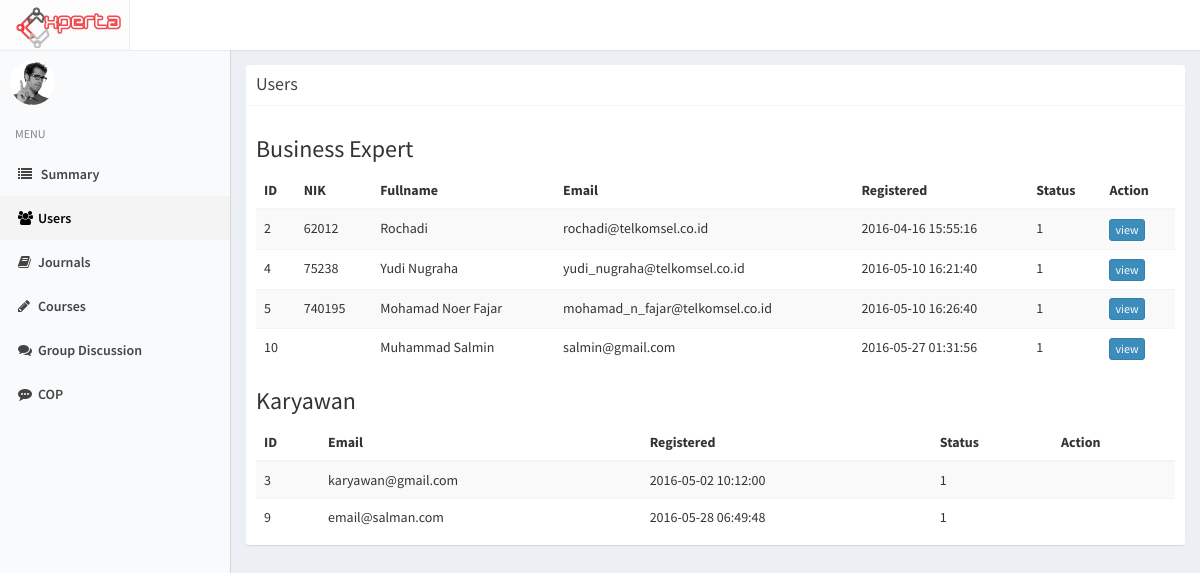
Page /index.php/admin/user on the earlier database version.
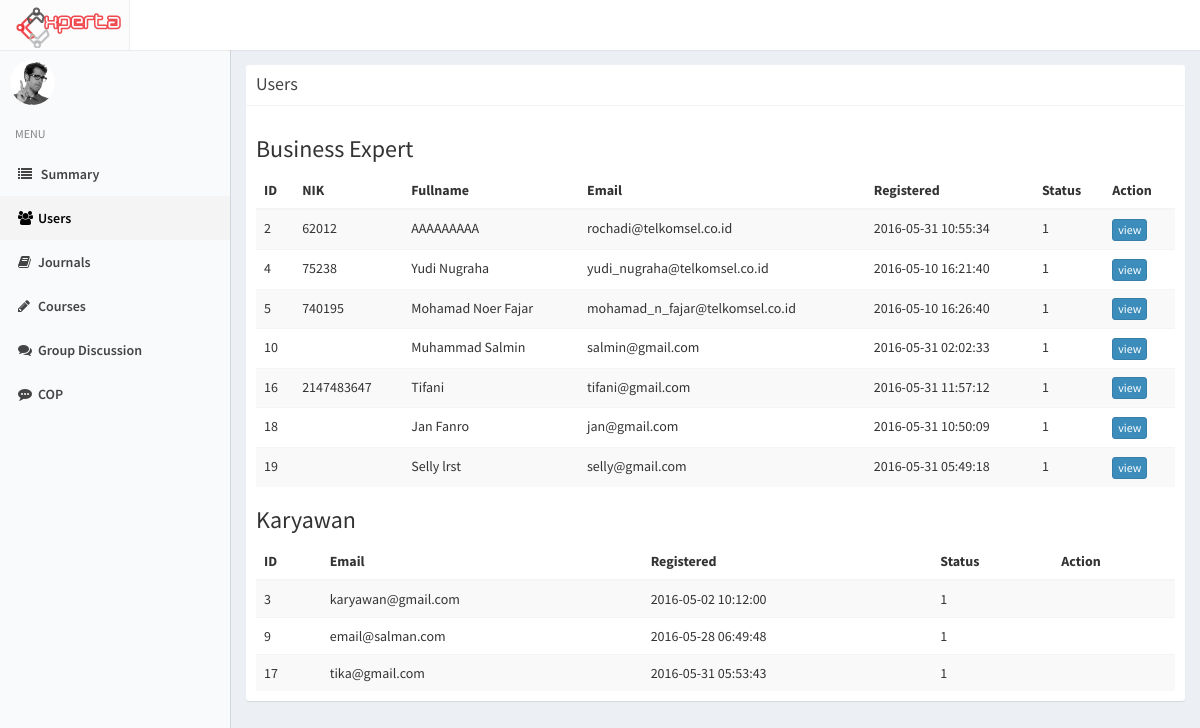
Same page on the later database version.
### tables this page shows
CREATE TABLE `profile` (
  `id_profile` int(11) NOT NULL,
  `NIK` varchar(50) DEFAULT NULL,
  `id_user` int(11) NOT NULL,
  `fullname` varchar(255) NOT NULL,
  `birthdate` date DEFAULT NULL,
  `gender` enum('M','F') DEFAULT NULL,
  `id_expert` int(11) DEFAULT '98',
  `pic` varchar(500) DEFAULT 'default.png',
  `updated_at` timestamp NOT NULL DEFAULT CURRENT_TIMESTAMP ON UPDATE CURRENT_TIMESTAMP,
  `login` int(11) NOT NULL DEFAULT '0'
);

CREATE TABLE `user` (
  `id_user` int(11) NOT NULL,
  `email` varchar(100) NOT NULL,
  `password` varchar(100) NOT NULL,
  `id_level` int(11) NOT NULL,
  `registered_at` timestamp NOT NULL DEFAULT CURRENT_TIMESTAMP ON UPDATE CURRENT_TIMESTAMP,
  `stat` int(11) NOT NULL DEFAULT '1'
);

### application/controllers/Admin.php (called while the page is built, shortened)
<?php
class Admin extends CI_Controller
{
		function __construct(){
			$this->load->model('Admin_model');
		}
		public function user(){
			$data['title'] = "Admin - Users";
			$data['active'][1] = 'active';
			$data['pending'] = $this->Admin_model->getpending();
			$data['exp'] = $this->Admin_model->getexp();
			$data['be'] = $this->Admin_model->getbe();
			$data['karyawan'] = $this->Admin_model->getkaryawan();
			$this->load->view('admin/user',$data);
		}
}

### index.php (called while the page is built, shortened)
<?php
require_once BASEPATH.'core/CodeIgniter.php';

### application/models/Admin_model.php (called while the page is built, shortened)
<?php
class Admin_model extends CI_Model
{
	function getbe(){
		return $this->db->query("SELECT fullname, email, stat, user.id_user, nik, registered_at
			FROM user, profile
			WHERE user.id_user = profile.id_user
				AND user.id_level = 2")->result();
	}
	function getkaryawan(){
		return $this->db->query("SELECT email, registered_at, stat, id_user
			FROM user
			WHERE user.id_level = 3")->result();
	}
}

### application/views/admin/user.php (the view, shortened to what this page needs)
<?php include 'application/views/header.php' ?>
<?php include 'application/views/sidebar.php' ?>
<div class="content-wrapper">
<section class="content col-md-12">
<div class="box box-solid">
                <div class="box-header with-border">
                  <h3 class="box-title">Users</h3>
                </div>
                <div class="box-body">
			<h3>Business Expert</h3>
				<table class="table table-striped" id="datatable">
                    <thead>
                    <tr>
                      <th>ID</th>
                      <th>NIK</th>
                      <th>Fullname</th>
                      <th>Email</th>
                      <th>Registered</th>
                      <th>Status</th>
                      <th>Action</th>
                    </tr>
                    </thead>
                    <tbody>
                  <?php foreach ($be as $data): ?>
                    <tr>
                      <td><?php echo $data->id_user ?></td>
                      <td><?php echo $data->nik ?></td>
                      <td><?php echo $data->fullname ?></td>
                      <td><?php echo $data->email ?></td>
                      <td><?php echo $data->registered_at ?></td>
                      <td><?php echo $data->stat ?></td>
                      <td>
                        <a class="btn btn-xs btn-primary" href="<?php echo site_url('profile/'.$data->id_user) ?>">view</a>
                        </td>
                    </tr>
                  <?php endforeach ?>
                  </tbody>
                  </table>
			<h3>Karyawan</h3>
				<table class="table table-striped" id="datatable">
                    <thead>
                    <tr>
                      <th>ID</th>
                      <th>Email</th>
                      <th>Registered</th>
                      <th>Status</th>
                      <th>Action</th>
                    </tr>
                    </thead>
                    <tbody>
                    <?php foreach ($karyawan as $data): ?>
                      <tr>
                        <td><?php echo $data->id_user ?></td>
                        <td><?php echo $data->email ?></td>
                        <td><?php echo $data->registered_at ?></td>
                        <td><?php echo $data->stat ?></td>
                        <td>
                          </td>
                      </tr>
                    <?php endforeach ?>
                  </tbody>
                  </table>
</div>
</div>
</section>
</div>

### application/views/header.php (shortened to what this page needs)
<!DOCTYPE html>
<html lang="en">
	<head>
		<link rel="stylesheet" type="text/css" href="<?php echo base_url('assets/css/select2.min.css') ?>">
    <link href="<?= base_url('assets/css/bootstrap.min.css') ?>" rel="stylesheet">
    <link rel="stylesheet" href="<?php echo base_url('assets/css/dataTables.bootstrap.css') ?>">
		<link href="<?= base_url('assets/css/font-awesome.min.css') ?>" rel="stylesheet"/>
		<link href="<?= base_url('assets/css/main.css') ?>" rel="stylesheet" type="text/css">
		<link rel="stylesheet" type="text/css" href="<?= base_url('assets/css/AdminLTE.min.css') ?>">
		<link rel="stylesheet" type="text/css" href="<?= base_url('assets/css/skins/skin-black-light.css') ?>">
	</head>
	<body id="myPage" data-spy="scroll" data-target=".navbar" data-offset="50" class="full hold-transition skin-black-light fixed">
		<header class="main-header">
        <a href="<?php echo site_url('') ?>" class="logo">
        	<img class="logo-exp" src="<?php echo base_url('assets/img/Experta-Logo.png') ?>">
        </a>
        <nav class="navbar navbar-static-top" role="navigation">
        </nav>
      </header>

### application/views/sidebar.php (shortened to what this page needs)
<aside class="main-sidebar">
        <section class="sidebar">
          <div class="user-panel">
            <div class="pull-left image">
              <img src="<?php echo base_url('assets/img/user2-160x160.jpg') ?>" class="img-circle" alt="User Image">
            </div>
            <div class="pull-left info">
            </div>
          </div>
          <ul class="sidebar-menu">
            <li class="header">MENU</li>
            <li class="<?php echo @$active[0] ?>"><a href="<?php echo site_url('admin/summary') ?>"><i class="fa fa-list"></i> <span>Summary</span></a></li>
            <li class="<?php echo @$active[1] ?>"><a href="<?php echo site_url('admin/user') ?>"><i class="fa fa-users"></i><span>Users</span></a></li>
            <li class="<?php echo @$active[2] ?>"><a href="<?php echo site_url('admin/journal') ?>"><i class="fa fa-book"></i><span>Journals</span></a></li>
            <li class="<?php echo @$active[3] ?>"><a href="<?php echo site_url('admin/course') ?>"><i class="fa fa-pencil"></i><span>Courses</span></a></li>
            <li class="<?php echo @$active[4] ?>"><a href="<?php echo site_url('admin/discussion') ?>"><i class="fa fa-comments"></i><span>Group Discussion</span></a></li>
            <li class="<?php echo @$active[5] ?>"><a href="<?php echo site_url('admin/cop') ?>"><i class="fa fa-commenting"></i><span>COP</span></a></li>
          </ul>
        </section>
      </aside>

### assets/css/main.css (style rules this page uses)
body { background-color: #ecf0f5; margin-top: 50px; }
.full { background: url('../img/backimg.png') no-repeat center center fixed; -webkit-background-size: cover; -moz-background-size: cover; background-size: cover; -o-background-size: cover; }
.logo { width: 130px !important; }
.logo-exp { margin-bottom: 1px; }
.navbar { margin-left: 130px !important; }
.content-wrapper { margin-top: -50px !important; }

### assets/css/skins/skin-black-light.css (style rules this page uses)
.skin-black-light .main-header { -webkit-box-shadow: 0px 1px 1px rgba(0, 0, 0, 0.05); box-shadow: 0px 1px 1px rgba(0, 0, 0, 0.05); }
.skin-black-light .main-header > .navbar { background-color: #ffffff; }
.skin-black-light .main-header > .logo { background-color: #ffffff; color: #333333; border-bottom: 0 solid transparent; border-right: 1px solid #eee; }
.skin-black-light .wrapper, .skin-black-light .main-sidebar, .skin-black-light .left-side { background-color: #f9fafc; }
.skin-black-light .content-wrapper, .skin-black-light .main-footer { border-left: 1px solid #d2d6de; }
.skin-black-light .user-panel > .info, .skin-black-light .user-panel > .info > a { color: #444444; }
.skin-black-light .sidebar-menu > li { -webkit-transition: border-left-color 0.3s ease; -o-transition: border-left-color 0.3s ease; transition: border-left-color 0.3s ease; }
.skin-black-light .sidebar-menu > li.header { color: #848484; background: #f9fafc; }
.skin-black-light .sidebar-menu > li > a { border-left: 3px solid transparent; font-weight: 600; }
.skin-black-light .sidebar-menu > li:hover > a, .skin-black-light .sidebar-menu > li.active > a { color: #000000; background: #f4f4f5; }
.skin-black-light .sidebar-menu > li.active { border-left-color: #ffffff; }
.skin-black-light .sidebar-menu > li.active > a { font-weight: 600; }
.skin-black-light .sidebar a { color: #444444; }

Differences in the rows shown:
changed profile "rochadi@telkomsel.co.id": fullname "Rochadi" → "AAAAAAAAA"; id_user.registered_at "2016-04-16 15:55:16" → "2016-05-31 10:55:34"
changed through a linked row, profile "Muhammad Salmin": id_user.registered_at "2016-05-27 01:31:56" → "2016-05-31 02:02:33"
added profile: id_user.id_user "16", NIK "2147483647", fullname "Tifani", id_user.email "tifani@gmail.com", id_user.registered_at "2016-05-31 11:57:12", id_user.stat "1"
added profile: id_user.id_user "18", fullname "Jan Fanro", id_user.email "jan@gmail.com", id_user.registered_at "2016-05-31 10:50:09", id_user.stat "1"
added profile: id_user.id_user "19", fullname "Selly lrst", id_user.email "selly@gmail.com", id_user.registered_at "2016-05-31 05:49:18", id_user.stat "1"
added user: id_user "17", email "tika@gmail.com", registered_at "2016-05-31 05:53:43", stat "1"
